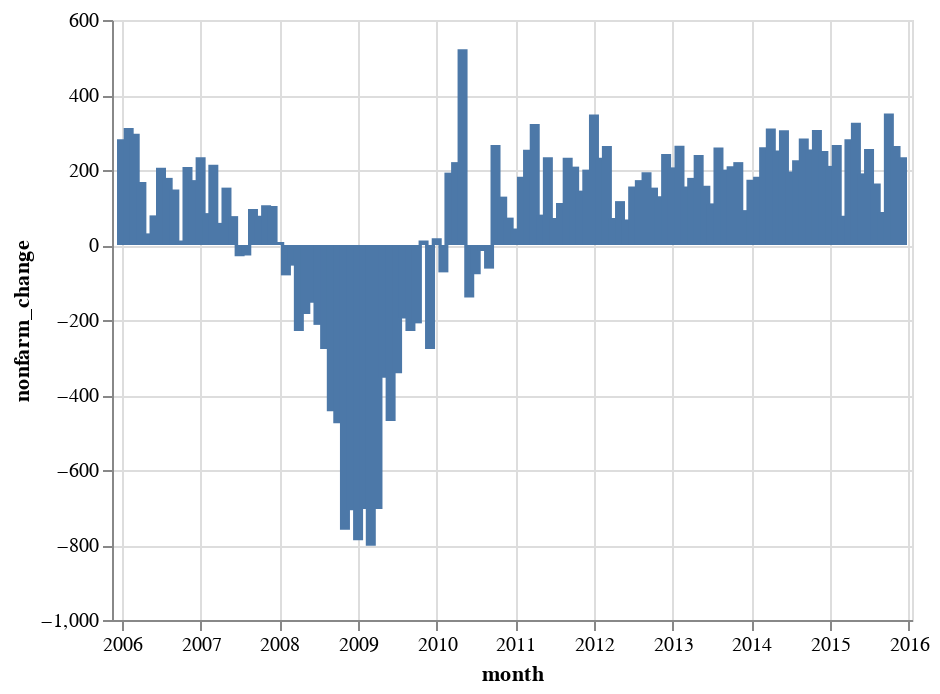

Notebook code for this chart:
### Code cell
alt.Chart(df).mark_bar().encode(
    x="month:T",
    y="nonfarm_change",
)
